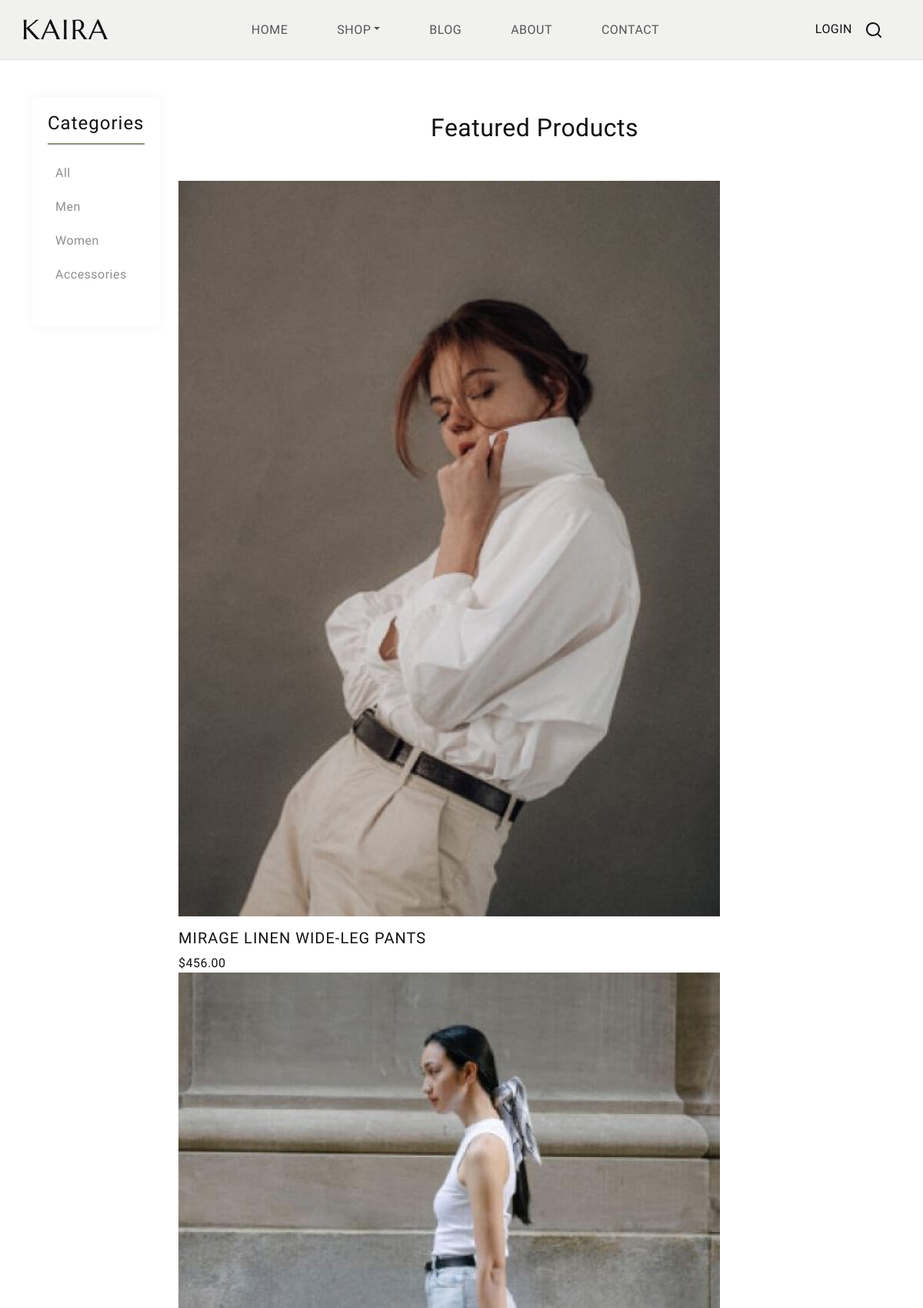
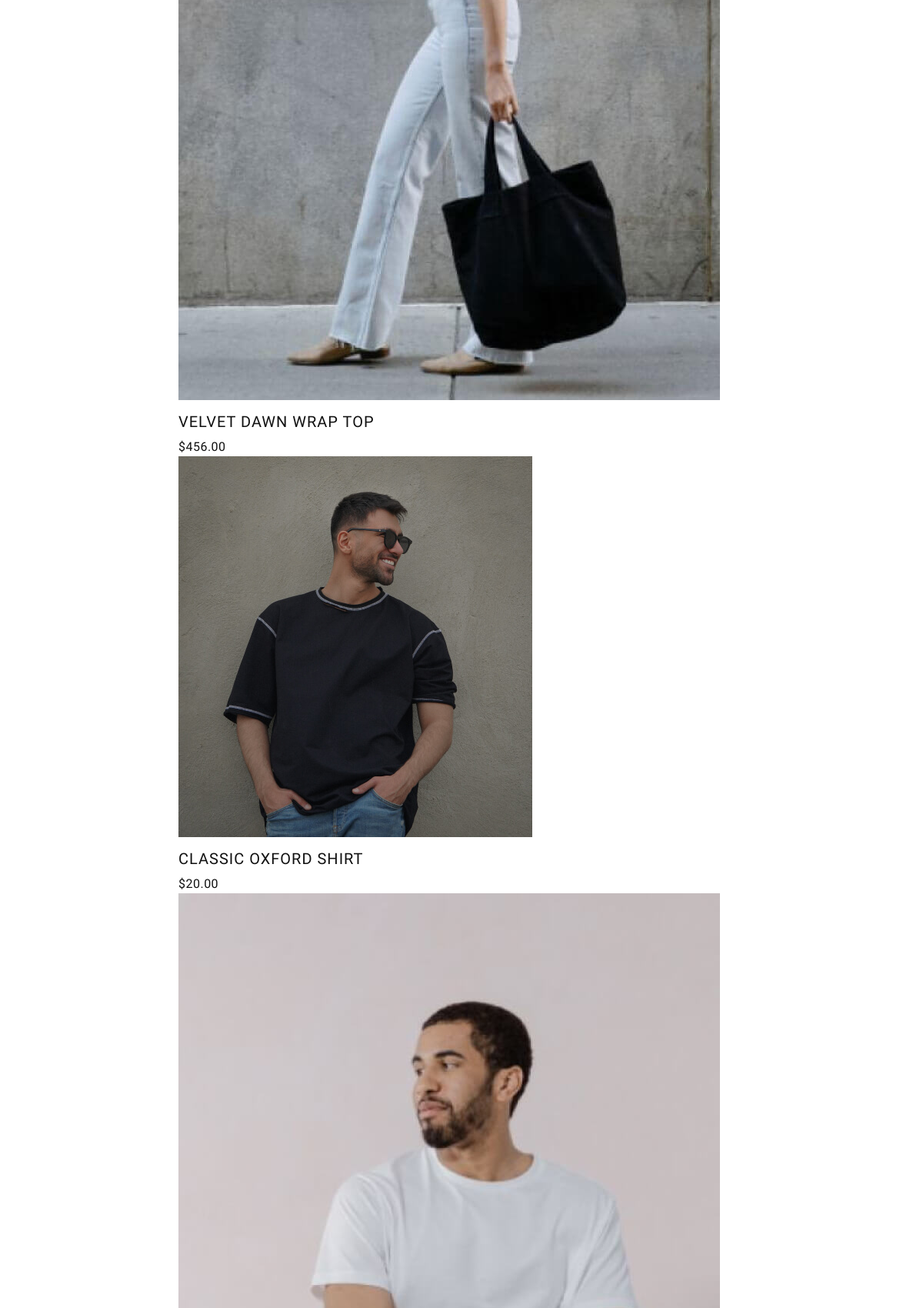
Screenshot of /products/ (upper part) with the database file from the repository (2 pictures, top to bottom).
### myapp/models.py (models this page shows, shortened)
class Category(models.Model):
    name = models.CharField(max_length=200)
    slug = models.SlugField(unique=True)

class Product(models.Model):
    name = models.CharField(max_length=200)
    image = models.ImageField(upload_to='products/')
    description = models.TextField()
    price = models.DecimalField(max_digits=10, decimal_places=2)
    category = models.ForeignKey(Category, on_delete=models.CASCADE, null=True)
    is_best_selling = models.BooleanField(default=False)
    is_you_may_also_like = models.BooleanField(default=False)
    created_at = models.DateTimeField(auto_now_add=True)

### myapp/views.py (the view)
# urls.py: path("products/", ProductListView.as_view(), name="product_list"),
class ProductListView(ListView):
    model = Product
    template_name = 'product_list.html'
    context_object_name = 'products'
    ordering = ['-created_at']
    def get_context_data(self, **kwargs):
        context = super().get_context_data(**kwargs)
        context['categories'] = Category.objects.all()
        context['featured_products'] = Product.objects.order_by('?')[:5]
        return context

### myapp/context_processors.py (called while the page is built)
def categories(request):
    return {
        'categories': Category.objects.all()
    }

def cart_and_wishlist_counts(request):
    if request.user.is_authenticated:
        cart_count = Cart.objects.filter(user=request.user).count()
        wishlist_count = Wishlist.objects.filter(user=request.user).count()
    else:
        cart_count = 0
        wishlist_count = 0
    return {
        'cart_count': cart_count,
        'wishlist_count': wishlist_count,
    }

### template/product_list.html (shortened to what this page needs)
{% extends 'base.html' %}
{% load static %}
{% block content %}
<section class="py-5">
    <div class="container">
        <div class="row">
            <div class="col-lg-2">
                <div class="sidebar">
                    <div class="widget">
                        <h5 class="widget-title">Categories</h5>
                        <ul class="list-unstyled">
                            <li><a href="{% url 'product_list' %}">All</a></li>
                            {% for cat in categories %}
                                <li><a href="{% url 'product_list_by_category' cat.slug %}">{{ cat.name }}</a></li>
                            {% endfor %}
                        </ul>
                    </div>
                </div>
            </div>
            <div class="col-lg-10">
                <h1 class="section-title text-center mb-5">
                    {% if category %}
                        {{ category.name }}
                    {% else %}
                        Featured Products
                    {% endif %}
                </h1>
                <div class="swiper product-swiper mb-5">
                    <div class="swiper-wrapper">
                        {% for product in featured_products %}
                        <div class="swiper-slide">
                            <div class="product-item image-zoom-effect link-effect">
                                <div class="image-holder position-relative">
                                    <a href="{% url 'product_detail' pk=product.pk %}">
                                        {% if product.image %}
                                            <img src="{{ product.image.url }}" alt="{{ product.name }}" class="product-image img-fluid">
                                        {% else %}
                                            <img src="{% static 'images/default-product-image.jpg' %}" alt="Default Product Image" class="product-image img-fluid">
                                        {% endif %}
                                    </a>
                                </div>
                                <div class="product-content">
                                    <h5 class="element-title text-uppercase fs-5 mt-3">
                                        <a href="{% url 'product_detail' pk=product.pk %}">{{ product.name }}</a>
                                    </h5>
                                    <a href="#" class="text-decoration-none" data-after="Add to cart"><span>${{ product.price }}</span></a>
                                </div>
                            </div>
                        </div>
                        {% endfor %}
                    </div>
                </div>
            </div>
        </div>
    </div>
</section>
{% endblock %}

### static/style.css (style rules this page uses)
body { --heading-font: "Marcellus", sans-serif !important; --heading-font-weight: 400; --heading-color: #111; --heading-line-height: 1.24; --swiper-theme-color: #8C907E; --bs-body-font-family: "Marcellus", sans-serif !important; --bs-body-font-weight: 400; --bs-body-line-height: 1.5; --bs-body-color: #8f8f8f; --bs-body-color-rgb: 143, 143, 143; --bs-primary: #8C907E; --bs-secondary: #6c757d; --bs-black: #111; --bs-light: #F1F1F0; --bs-dark: #212529; --bs-gray: #9aa1a7; --bs-gray-dark: #51565b; --bs-primary-rgb: 140, 144, 126; --bs-secondary-rgb: 108, 117, 125; --bs-black-rgb: 17, 17, 17; --bs-light-rgb: 241, 241, 240; --bs-dark-rgb: 33, 37, 41; --bs-link-color: #111; --bs-link-color-rgb: 17, 17, 17; --bs-link-decoration: underline; --bs-link-hover-color: #111; --bs-link-hover-color-rgb: 17, 17, 17; }
body { letter-spacing: 0.03rem; }
h1, .h1, h2, .h2, h3, .h3, h4, .h4, h5, .h5, h6, .h6 { font-family: var(--heading-font); font-weight: var(--heading-font-weight); color: var(--heading-color); line-height: var(--heading-line-height); }
h1, h2, h3 { margin: 25px 0; }
h5, h6 { letter-spacing: 1px; }
h1, .h1 { font-size: 4.5rem; }
h5, .h5 { font-size: 1.4rem; }
a { text-decoration: none; }
.image-zoom-effect { display: flex; flex-wrap: wrap; }
.image-zoom-effect .image-holder { width: 100%; height: auto; overflow: hidden; transform: scale(1); transition: transform 0.3s cubic-bezier(0.25, 0.46, 0.45, 0.94); }
.image-zoom-effect img { transform: scale(1); will-change: transform; transition: transform 0.3s cubic-bezier(0.25, 0.46, 0.45, 0.94); z-index: 0; }
.link-effect a { position: relative; padding: 0; overflow: hidden; transition: transform 0.5s; display: block; }
.link-effect a::after { content: attr(data-after); display: inline-block; transform: translateY(100%); position: absolute; left: 0; font-size: 1rem; text-align: inherit; text-transform: uppercase; transition: inherit; }
.link-effect a>span { display: inline-block; transform: translateY(0%); transition: inherit; }
.sidebar { padding: 20px; background-color: #ffffff; border-radius: 5px; box-shadow: 0 0 15px rgba(0,0,0,0.05); transition: all 0.3s ease; }
.sidebar .widget { margin-bottom: 30px; }
.sidebar .widget-title { font-size: 1.5em; margin-bottom: 20px; color: var(--heading-color); border-bottom: 2px solid var(--bs-primary); padding-bottom: 10px; }
.sidebar .list-unstyled li { margin-bottom: 10px; }
.sidebar .list-unstyled li a { color: var(--bs-body-color); text-decoration: none; transition: color 0.3s; padding: 5px 10px; display: block; border-radius: 3px; }

### rows the page displays
Category: name "Men"
Category: name "Women"
Category: name "Accessories"
Product: image (picture), name "MIRAGE LINEN WIDE-LEG PANTS", price "456.00"
Product: image (picture), name "VELVET DAWN WRAP TOP", price "456.00"
Product: image (picture), name "CLASSIC OXFORD SHIRT", price "20.00"
Product: image (picture)
